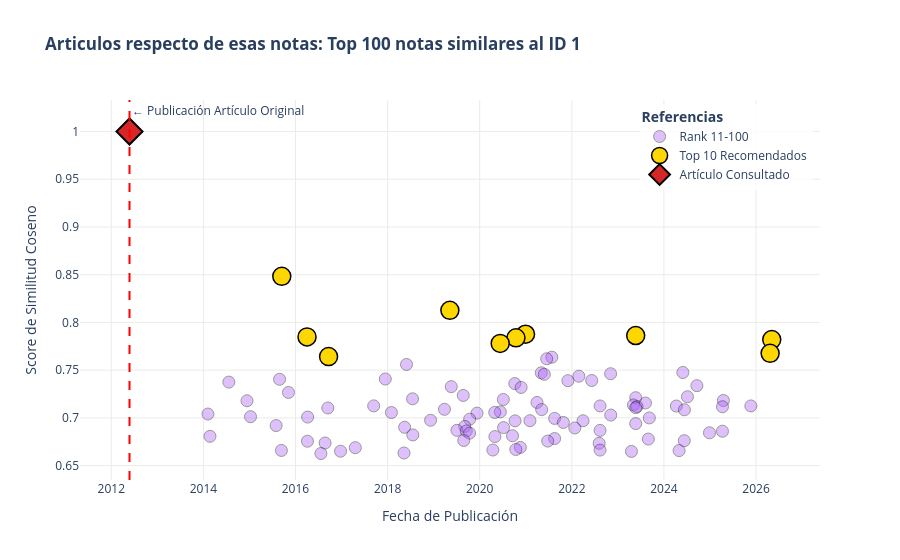

Here is the notebook cell this chart was saved with:
### Code cell
# Ejecución
fig_temporal_top10 = visualizar_dispersion_temporal_jerarquica(1, top_n=100)
fig_temporal_top10.show()
